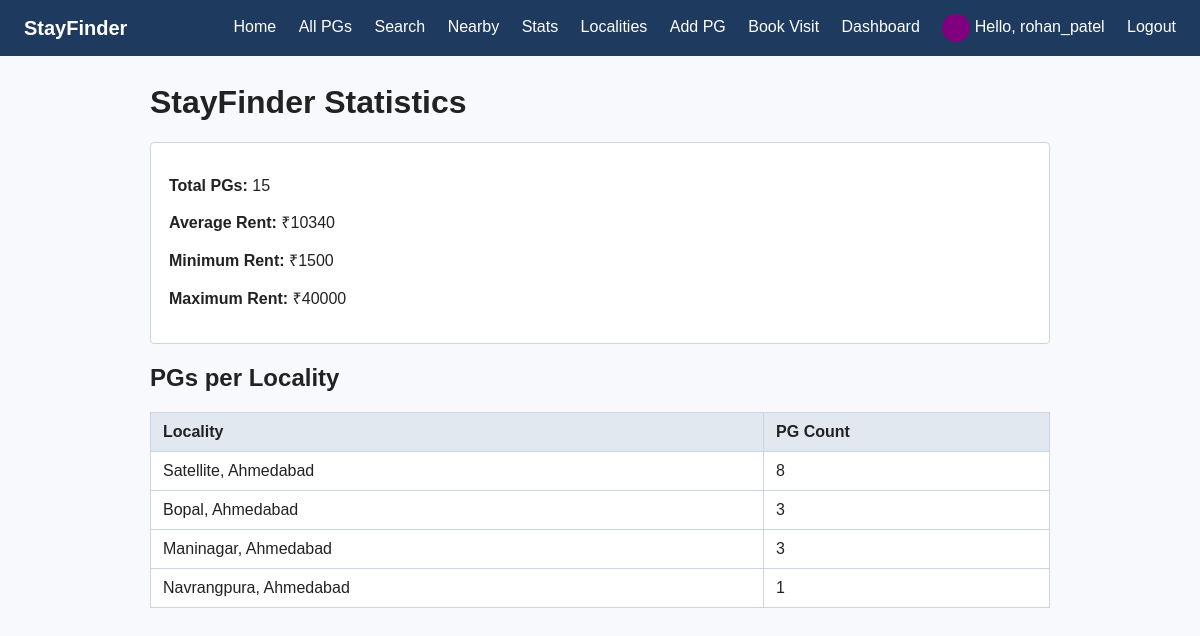
The page /stats/ (signed in) on the database its author committed.
### members/models.py (models this page shows, shortened)
class Profile(models.Model):
    user = models.OneToOneField(settings.AUTH_USER_MODEL, on_delete=models.CASCADE)
    full_name = models.CharField(max_length=80, blank=True)
    phone = models.CharField(max_length=15, blank=True)
    photo = models.ImageField(upload_to='profiles/', blank=True)

### listings/models.py (models this page shows)
class Locality(models.Model):
    name = models.CharField(max_length=60)
    city = models.CharField(max_length=40)
    class Meta:
        verbose_name_plural = 'Localities'
    def __str__(self):
        return f'{self.name}, {self.city}'

### listings/views.py (the view)
# urls.py: path('stats/', views.pg_stats, name='pg_stats'),
def pg_stats(request):
    stats = PG.objects.aggregate(
        pg_total=Count('id'),
        monthly_rent__avg=Avg('monthly_rent'),
        monthly_rent__min=Min('monthly_rent'),
        monthly_rent__max=Max('monthly_rent'),
    )
    localities = Locality.objects.annotate(pg_count=Count('pg')).order_by('-pg_count')
    return render(
        request,
        'listings/pg_stats.html',
        {'stats': stats, 'localities': localities},
    )

### listings/templates/listings/pg_stats.html (shortened to what this page needs)
{% extends 'listings/base.html' %}
{% block content %}
<h1>StayFinder Statistics</h1>
<div class="detail-card" style="margin-bottom: 20px;">
    <p><strong>Total PGs:</strong> {{ stats.pg_total }}</p>
    <p><strong>Average Rent:</strong> ₹{{ stats.monthly_rent__avg|floatformat:0|default:"0" }}</p>
    <p><strong>Minimum Rent:</strong> ₹{{ stats.monthly_rent__min|floatformat:0|default:"0" }}</p>
    <p><strong>Maximum Rent:</strong> ₹{{ stats.monthly_rent__max|floatformat:0|default:"0" }}</p>
</div>
<h2>PGs per Locality</h2>
<table class="pg-table">
    <thead>
        <tr>
            <th>Locality</th>
            <th>PG Count</th>
        </tr>
    </thead>
    <tbody>
        {% for loc in localities %}
        <tr>
            <td>{{ loc }}</td>
            <td>{{ loc.pg_count }}</td>
        </tr>
        {% endfor %}
    </tbody>
</table>
{% endblock %}

### listings/templates/listings/base.html (shortened to what this page needs)
{% load static %}
<!DOCTYPE html>
<html lang="en">
<head>
    <link rel="stylesheet" href="{% static 'listings/css/style.css' %}">
</head>
<body>
    <nav class="navbar">
        <span class="brand">StayFinder</span>
        <div class="nav-links">
            <a href="{% url 'home' %}">Home</a>
            <a href="{% url 'pg_list' %}">All PGs</a>
            <a href="{% url 'pg_search' %}">Search</a>
            <a href="{% url 'nearby_pgs' %}">Nearby</a>
            <a href="{% url 'pg_stats' %}">Stats</a>
            <a href="{% url 'locality_overview' %}">Localities</a>
            <a href="{% url 'add_pg' %}">Add PG</a>
            <a href="{% url 'visit_request' %}">Book Visit</a>
            {% if user.is_authenticated %}
                <a href="{% url 'dashboard' %}">Dashboard</a>
                <a href="{% url 'profile_edit' %}">
                    {% if user.profile.photo %}
                        <img src="{{ user.profile.photo.url }}" alt="{{ user.username }}" width="28" height="28" style="border-radius: 50%; vertical-align: middle; object-fit: cover;">
                    {% else %}
                        <span>No photo</span>
                    {% endif %}
                    Hello, {{ user.username }}
                </a>
                <a href="{% url 'logout' %}">Logout</a>
            {% else %}
                <a href="{% url 'login' %}">Login</a>
                <a href="{% url 'signup' %}">Sign up</a>
            {% endif %}
        </div>
    </nav>
    <main class="container">
        {% block content %}{% endblock %}
    </main>
</body>
</html>

### listings/static/listings/css/style.css (style rules this page uses)
body { font-family: Arial, sans-serif; margin: 0; background-color: #f7f9fc; color: #222; }
.navbar { background-color: #1e3a5f; color: #ffffff; padding: 14px 24px; display: flex; justify-content: space-between; align-items: center; }
.navbar .brand { font-size: 1.25rem; font-weight: bold; }
.navbar .nav-links a { color: #ffffff; text-decoration: none; margin-left: 18px; }
.container { max-width: 900px; margin: 28px auto; padding: 0 16px; }
.pg-table { width: 100%; border-collapse: collapse; background-color: #ffffff; }
.pg-table th, .pg-table td { border: 1px solid #cbd5e1; padding: 10px 12px; text-align: left; }
.pg-table th { background-color: #e2e8f0; }
.detail-card { background-color: #ffffff; border: 1px solid #cbd5e1; padding: 18px; border-radius: 4px; }

### rows shown on the page
Locality: name+city "Satellite, Ahmedabad", pg_count "8"
Locality: name+city "Bopal, Ahmedabad", pg_count "3"
Locality: name+city "Maninagar, Ahmedabad", pg_count "3"
Locality: name+city "Navrangpura, Ahmedabad", pg_count "1"

### other values the page prints
{{ user.username }} "rohan_patel"
{{ stats.pg_total }} "15"
{{ stats.monthly_rent__avg|floatformat:0|default:"0" }} "10340"
{{ stats.monthly_rent__min|floatformat:0|default:"0" }} "1500"
{{ stats.monthly_rent__max|floatformat:0|default:"0" }} "40000"
